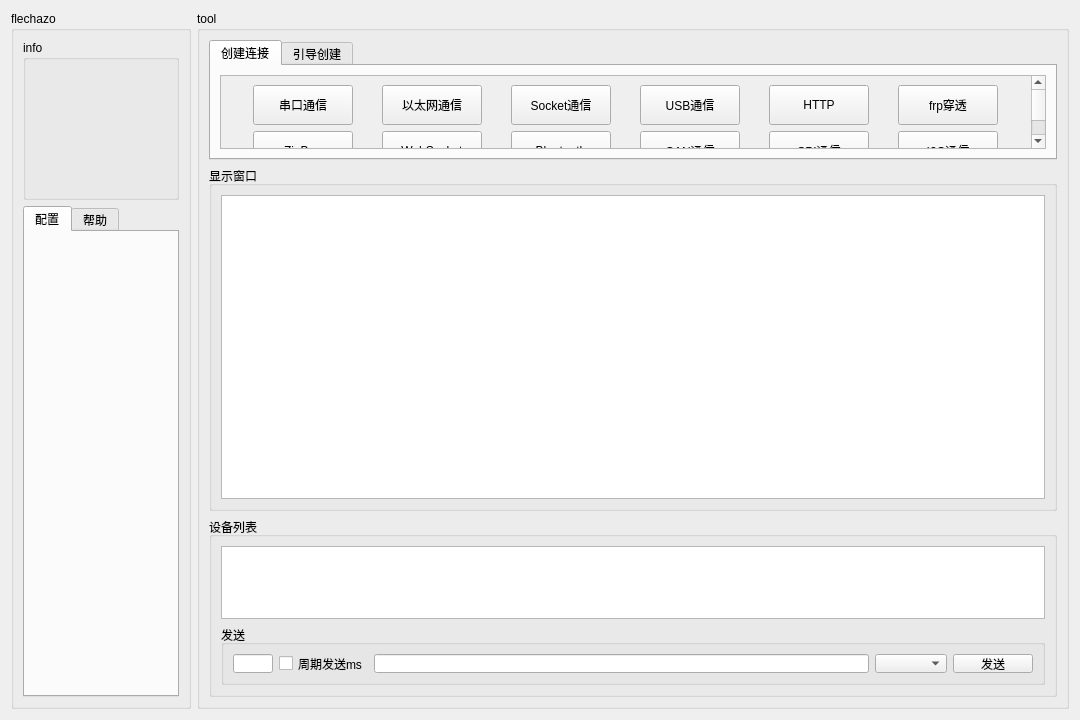
<?xml version="1.0" encoding="UTF-8"?>
<ui version="4.0">
 <class>Communication</class>
 <widget class="QWidget" name="Communication">
  <property name="geometry">
   <rect>
    <x>0</x>
    <y>0</y>
    <width>1080</width>
    <height>720</height>
   </rect>
  </property>
  <property name="minimumSize">
   <size>
    <width>180</width>
    <height>120</height>
   </size>
  </property>
  <property name="windowTitle">
   <string>Communication</string>
  </property>
  <layout class="QHBoxLayout" name="horizontalLayout">
   <item>
    <widget class="QGroupBox" name="groupBox_flechazo">
     <property name="maximumSize">
      <size>
       <width>180</width>
       <height>16777215</height>
      </size>
     </property>
     <property name="title">
      <string>flechazo</string>
     </property>
     <layout class="QVBoxLayout" name="verticalLayout_4">
      <item>
       <widget class="QGroupBox" name="groupBox_flechazo_info">
        <property name="minimumSize">
         <size>
          <width>0</width>
          <height>160</height>
         </size>
        </property>
        <property name="title">
         <string>info</string>
        </property>
       </widget>
      </item>
      <item>
       <widget class="QTabWidget" name="tabWidget_flechazo_config">
        <property name="currentIndex">
         <number>0</number>
        </property>
        <widget class="QWidget" name="tab_flechazo_config">
         <attribute name="title">
          <string>配置</string>
         </attribute>
        </widget>
        <widget class="QWidget" name="tab_flechazo_config_help">
         <attribute name="title">
          <string>帮助</string>
         </attribute>
        </widget>
       </widget>
      </item>
     </layout>
    </widget>
   </item>
   <item>
    <widget class="QGroupBox" name="groupBox_tool">
     <property name="title">
      <string>tool</string>
     </property>
     <layout class="QVBoxLayout" name="verticalLayout">
      <item>
       <widget class="QTabWidget" name="tabWidget_tool_create">
        <property name="maximumSize">
         <size>
          <width>16777215</width>
          <height>120</height>
         </size>
        </property>
        <property name="currentIndex">
         <number>0</number>
        </property>
        <widget class="QWidget" name="tab_tool_create_driect">
         <attribute name="title">
          <string>创建连接</string>
         </attribute>
         <layout class="QVBoxLayout" name="verticalLayout_3">
          <item>
           <widget class="QScrollArea" name="scrollArea_tool_create_driect">
            <property name="widgetResizable">
             <bool>true</bool>
            </property>
            <widget class="QWidget" name="scrollAreaWidgetContents_tool_create_driect">
             <property name="geometry">
              <rect>
               <x>0</x>
               <y>0</y>
               <width>813</width>
               <height>104</height>
              </rect>
             </property>
             <layout class="QGridLayout" name="gridLayout">
              <item row="0" column="0">
               <widget class="QPushButton" name="pushButton_tool_create_driect_serial">
                <property name="minimumSize">
                 <size>
                  <width>80</width>
                  <height>40</height>
                 </size>
                </property>
                <property name="maximumSize">
                 <size>
                  <width>100</width>
                  <height>50</height>
                 </size>
                </property>
                <property name="text">
                 <string>串口通信</string>
                </property>
               </widget>
              </item>
              <item row="0" column="2">
               <widget class="QPushButton" name="pushButton_tool_create_driect_socket">
                <property name="minimumSize">
                 <size>
                  <width>80</width>
                  <height>40</height>
                 </size>
                </property>
                <property name="maximumSize">
                 <size>
                  <width>100</width>
                  <height>50</height>
                 </size>
                </property>
                <property name="text">
                 <string>Socket通信</string>
                </property>
               </widget>
              </item>
              <item row="0" column="7">
               <widget class="QPushButton" name="pushButton_tool_create_driect_http">
                <property name="minimumSize">
                 <size>
                  <width>80</width>
                  <height>40</height>
                 </size>
                </property>
                <property name="maximumSize">
                 <size>
                  <width>100</width>
                  <height>50</height>
                 </size>
                </property>
                <property name="text">
                 <string>HTTP</string>
                </property>
               </widget>
              </item>
              <item row="0" column="3">
               <widget class="QPushButton" name="pushButton_tool_create_driect_usb">
                <property name="minimumSize">
                 <size>
                  <width>80</width>
                  <height>40</height>
                 </size>
                </property>
                <property name="maximumSize">
                 <size>
                  <width>100</width>
                  <height>50</height>
                 </size>
                </property>
                <property name="text">
                 <string>USB通信</string>
                </property>
               </widget>
              </item>
              <item row="1" column="0">
               <widget class="QPushButton" name="pushButton_tool_create_driect_zigbee">
                <property name="minimumSize">
                 <size>
                  <width>80</width>
                  <height>40</height>
                 </size>
                </property>
                <property name="maximumSize">
                 <size>
                  <width>100</width>
                  <height>50</height>
                 </size>
                </property>
                <property name="text">
                 <string>ZigBee</string>
                </property>
               </widget>
              </item>
              <item row="0" column="11">
               <widget class="QPushButton" name="pushButton_tool_create_driect_frp">
                <property name="minimumSize">
                 <size>
                  <width>80</width>
                  <height>40</height>
                 </size>
                </property>
                <property name="maximumSize">
                 <size>
                  <width>100</width>
                  <height>50</height>
                 </size>
                </property>
                <property name="text">
                 <string>frp穿透</string>
                </property>
               </widget>
              </item>
              <item row="0" column="1">
               <widget class="QPushButton" name="pushButton_tool_create_driect_ethernet">
                <property name="minimumSize">
                 <size>
                  <width>80</width>
                  <height>40</height>
                 </size>
                </property>
                <property name="maximumSize">
                 <size>
                  <width>100</width>
                  <height>50</height>
                 </size>
                </property>
                <property name="text">
                 <string>以太网通信</string>
                </property>
               </widget>
              </item>
              <item row="1" column="1">
               <widget class="QPushButton" name="pushButton_tool_create_driect_websocket">
                <property name="minimumSize">
                 <size>
                  <width>80</width>
                  <height>40</height>
                 </size>
                </property>
                <property name="maximumSize">
                 <size>
                  <width>100</width>
                  <height>50</height>
                 </size>
                </property>
                <property name="text">
                 <string>WebSocket</string>
                </property>
               </widget>
              </item>
              <item row="1" column="2">
               <widget class="QPushButton" name="pushButton_tool_create_driect_bluetooth">
                <property name="minimumSize">
                 <size>
                  <width>80</width>
                  <height>40</height>
                 </size>
                </property>
                <property name="maximumSize">
                 <size>
                  <width>100</width>
                  <height>50</height>
                 </size>
                </property>
                <property name="text">
                 <string>Bluetooth</string>
                </property>
               </widget>
              </item>
              <item row="1" column="3">
               <widget class="QPushButton" name="pushButton_tool_create_driect_can">
                <property name="minimumSize">
                 <size>
                  <width>80</width>
                  <height>40</height>
                 </size>
                </property>
                <property name="maximumSize">
                 <size>
                  <width>100</width>
                  <height>50</height>
                 </size>
                </property>
                <property name="text">
                 <string>CAN通信</string>
                </property>
               </widget>
              </item>
              <item row="1" column="7">
               <widget class="QPushButton" name="pushButton_tool_create_driect_spi">
                <property name="minimumSize">
                 <size>
                  <width>80</width>
                  <height>40</height>
                 </size>
                </property>
                <property name="maximumSize">
                 <size>
                  <width>100</width>
                  <height>50</height>
                 </size>
                </property>
                <property name="text">
                 <string>SPI通信</string>
                </property>
               </widget>
              </item>
              <item row="1" column="11">
               <widget class="QPushButton" name="pushButton_tool_create_driect_i2c">
                <property name="minimumSize">
                 <size>
                  <width>80</width>
                  <height>40</height>
                 </size>
                </property>
                <property name="maximumSize">
                 <size>
                  <width>100</width>
                  <height>50</height>
                 </size>
                </property>
                <property name="text">
                 <string>I2C通信</string>
                </property>
               </widget>
              </item>
             </layout>
            </widget>
           </widget>
          </item>
         </layout>
        </widget>
        <widget class="QWidget" name="tab_tool_create_guide">
         <attribute name="title">
          <string>引导创建</string>
         </attribute>
        </widget>
       </widget>
      </item>
      <item>
       <widget class="QGroupBox" name="groupBox_tool_view">
        <property name="title">
         <string>显示窗口</string>
        </property>
        <layout class="QHBoxLayout" name="horizontalLayout_3">
         <item>
          <widget class="QTextBrowser" name="textBrowser_tool_view"/>
         </item>
        </layout>
       </widget>
      </item>
      <item>
       <widget class="QGroupBox" name="groupBox_tool_send">
        <property name="maximumSize">
         <size>
          <width>16777215</width>
          <height>180</height>
         </size>
        </property>
        <property name="title">
         <string>设备列表</string>
        </property>
        <layout class="QVBoxLayout" name="verticalLayout_2">
         <item>
          <widget class="QTableView" name="tableView_tool_send_devicelist"/>
         </item>
         <item>
          <widget class="QGroupBox" name="groupBox_tool_send_operate">
           <property name="minimumSize">
            <size>
             <width>0</width>
             <height>60</height>
            </size>
           </property>
           <property name="title">
            <string>发送</string>
           </property>
           <layout class="QHBoxLayout" name="horizontalLayout_2">
            <item>
             <widget class="QLineEdit" name="lineEdit_tool_send_operate_period_ms">
              <property name="maximumSize">
               <size>
                <width>40</width>
                <height>16777215</height>
               </size>
              </property>
             </widget>
            </item>
            <item>
             <widget class="QCheckBox" name="checkBox_tool_send_operate_cycle">
              <property name="text">
               <string>周期发送ms</string>
              </property>
             </widget>
            </item>
            <item>
             <widget class="QLineEdit" name="lineEdit_tool_send_operate_data"/>
            </item>
            <item>
             <widget class="QComboBox" name="comboBox_tool_send_operate_select"/>
            </item>
            <item>
             <widget class="QPushButton" name="pushButton">
              <property name="text">
               <string>发送</string>
              </property>
             </widget>
            </item>
           </layout>
          </widget>
         </item>
        </layout>
       </widget>
      </item>
     </layout>
    </widget>
   </item>
  </layout>
 </widget>
 <resources/>
 <connections/>
</ui>
